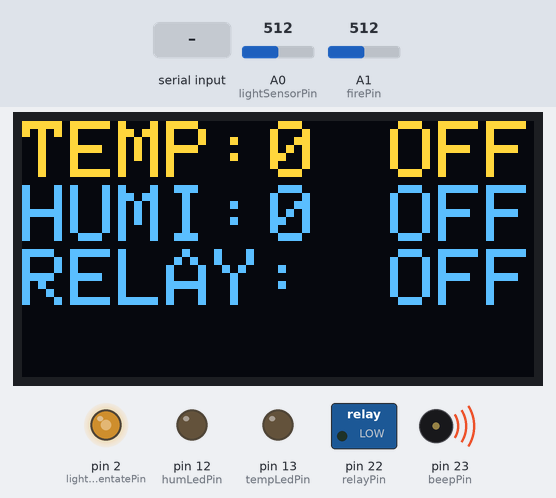
Bench run of a sketch on a simulated Arduino Mega 2560, built with avr-gcc and run on an emulated ATmega2560. On the bench: 128×64 one-colour display, switched loads named in the sketch (green lamp = pin HIGH), output pins drawn as LEDs (lit = HIGH), buzzer (waves = sounding, pin HIGH). The test bench sets the inputs (shaded band); at power-on: A1 (firePin) = 512, A0 (lightSensorPin) = 512. The OLED is the two-colour kind (top 16 rows yellow); what the sketch prints to the serial monitor is not drawn.

Above: at 1.2 s.
1.3 s: "1,90\n" received over the second serial link
At 2.1 s:
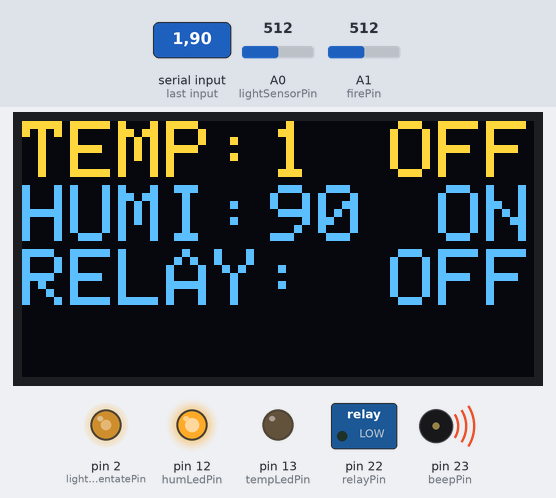
2.9 s: A1 (firePin) set to 161
4.4 s: A1 (firePin) set to 138
At 4.7 s:
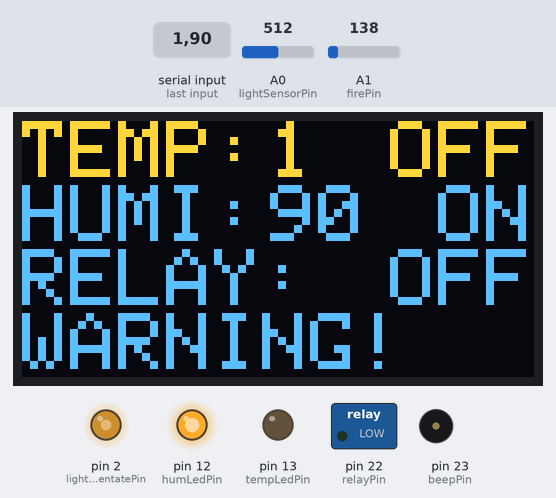
5.9 s: "90,45\n" received over the second serial link
At 6.6 s:
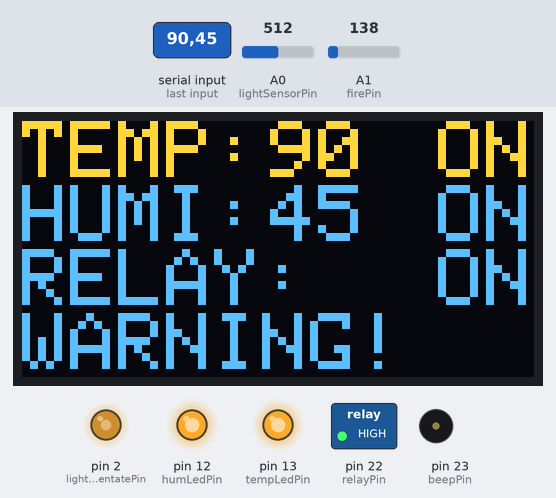
7.5 s: A0 (lightSensorPin) set to 610
At 8.4 s:
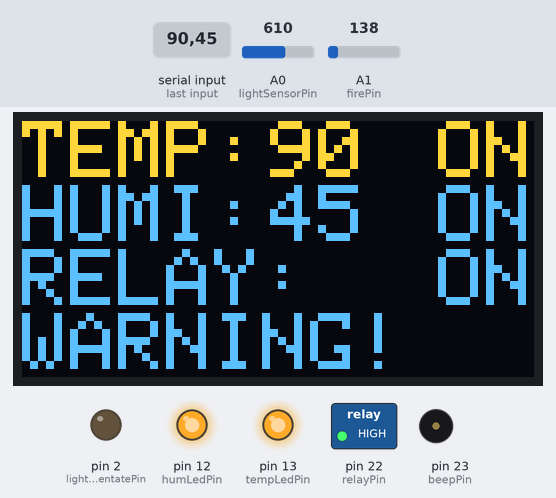
9.0 s: "1,90,45\n" received over the second serial link
At 10.2 s:
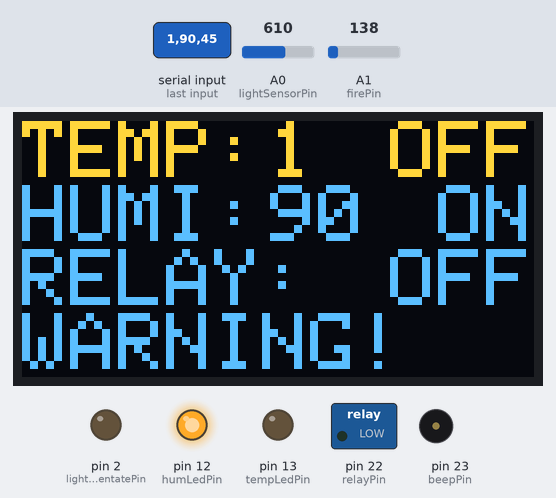
Timing chart, 0 to 11.6 s (numbered marks = the images above; inputs shaded):
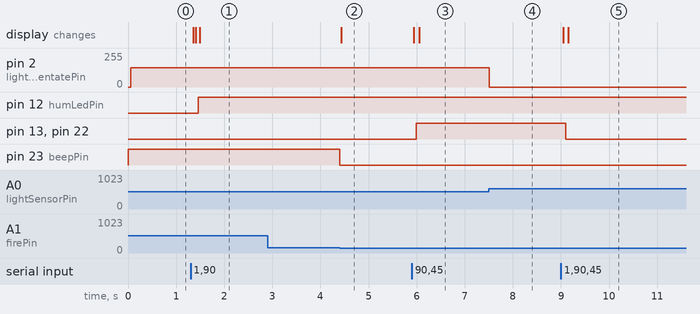

The sketch:

mega.ino
```cpp
// OLED显示屏相关库
#include <Adafruit_GFX.h>
#include <Adafruit_SSD1306.h>

// 定义相关引脚
int tempLedPin = 13;        // 温度LED
int humLedPin = 12;         // 湿度LED
int relayPin = 22;          // 继电器LED
int beepPin = 23;           // 有源蜂鸣器
int firePin = A1;           // 火焰传感器(模拟量)
int lightSensorPin = A0;    // 光敏模块(模拟量)
int lightCompentatePin = 2; // 补光LED(PWM)
// 定义相关变量
int temperature = 0;       // 温度
int humidity = 0;          // 湿度
int flameVal = 500;        // 火焰传感器模拟量 值小有火
int lightDuty = 0;         // 补光LED占空比 0~255值越大灯越亮
int lightSensorVal = 1000; // 光敏模块模拟量 0~1000值越高光线越暗
int tempThreshold = 24;    // 温度阈值
int humThreshold = 30;     // 湿度阈值
int posX = 0;              // OLED显示屏初始X坐标
int posY = 32;             // OLED显示屏初始Y坐标

// 实例化Adafruit_SSD1306
// OLED显示屏是128x64，通信采用硬件I2C(Wire)
Adafruit_SSD1306 display = Adafruit_SSD1306(128, 64, &Wire);

// 上电初始化配置函数
void setup()
{
    // 串口初始化 波特率115200
    Serial.begin(115200);  // 默认串口 直接打印在串口监视器上
    Serial1.begin(115200); // 串口1 与ESP8266全双工通信
    // 温湿度LED、继电器、补光灯、蜂鸣器引脚配置为输出模式
    pinMode(tempLedPin, OUTPUT);
    pinMode(humLedPin, OUTPUT);
    pinMode(relayPin, OUTPUT);
    pinMode(lightCompentatePin, OUTPUT);
    pinMode(beepPin, OUTPUT);
    // 火焰传感器、光敏模块引脚配置为输入模式
    pinMode(firePin, INPUT);
    pinMode(lightSensorPin, INPUT);
    // 初始化引脚电平
    digitalWrite(tempLedPin, LOW);              // 高电平点亮 熄灭
    digitalWrite(humLedPin, LOW);               // 高电平点亮 熄灭
    digitalWrite(relayPin, LOW);                // 继电器高电平导通 关闭
    digitalWrite(beepPin, HIGH);                // 有源蜂鸣器低电平触发 关闭
    analogWrite(lightCompentatePin, lightDuty); // 占空比初值为0 补光灯熄灭

    // 初始化OLED显示屏
    display.begin(SSD1306_SWITCHCAPVCC, 0x3C);
    display.clearDisplay(); // 清屏

    // 设置文本样式
    display.setTextSize(2);
    display.setTextColor(SSD1306_WHITE);
    // 菜单 温湿度继电器
    display.setCursor(0, 0);
    display.println("TEMP:");
    display.setCursor(0, 16);
    display.println("HUMI:");
    display.setCursor(0, 32);
    display.println("RELAY:");
    // 显示温湿度继电器初始化信息
    display.setCursor(62, 0);
    display.println(temperature);
    display.setCursor(62, 16);
    display.println(humidity);
    display.setCursor(92, 32);
    display.println("OFF");
    // 温湿度指示灯显示ON/OFF
    display.setCursor(92, 0);
    display.println("OFF");
    display.setCursor(92, 16);
    display.println("OFF");
    // 更新显示内容
    display.display();
    Serial.println("Arduino Mega Ready"); // 默认串口打印
}

void loop()
{
    // 读取光敏模块模拟量 值越大光线越亮
    lightSensorVal = analogRead(lightSensorPin);
    // 数值归一化为补光灯占空比
    if (lightSensorVal >= 600)
    {
        // 光线良好不需要照明
        lightDuty = 0;
        // 串口1发送开灯信息给ESP8266处理
        Serial1.println("Light OFF");
    }
    else if (lightSensorVal <= 300)
    {
        // 光线特别昏暗 补光灯占空比为1
        lightDuty = 255;
        // 串口1发送开灯信息给ESP8266处理
        Serial1.println("Light ON");
    }
    else
    {
        // 光线比较昏暗 补光灯占空比随光线动态调整
        lightDuty = map(lightSensorVal, 800, 300, 0, 255);
        // 串口1发送开灯信息给ESP8266处理
        Serial1.println("Light ON");
    }
    // 根据占空比 PWM调节补光灯亮度
    analogWrite(lightCompentatePin, lightDuty);

    // 读取火焰传感器模拟量 模拟量越小距离火源越近
    flameVal = analogRead(firePin);
    if (flameVal <= 150) // 有火
    {
        // 串口1发送消防报警信息给ESP8266处理
        Serial1.println("Warning");
        // 有源蜂鸣器报警(低电平触发)
        digitalWrite(beepPin, LOW);
        // 显示屏显示报警信息
        display.setTextColor(SSD1306_WHITE);
        display.setCursor(0, 48);
        display.println("WARNING!");
        display.display();
    }
    else
    {
        // 串口1发送消防正常信息给ESP8266处理
        Serial1.println("Normal");
        // 关闭有源蜂鸣器
        digitalWrite(beepPin, HIGH);
        // 显示器隐去报警信息
        display.setTextColor(SSD1306_BLACK);
        display.setCursor(0, 48);
        display.println("WARNING!");
        display.display();
    }

    // 串口1与ESP8266通信
    // 如果串口1接收缓冲区有信息
    if (Serial1.available() > 0)
    {
        // 把串口1接收缓冲区开头直到换行符 存储到字符串data里
        String data = Serial1.readStringUntil('\n');
        // 由于发送的温湿度数据格式是以“,”分隔开的
        // 获取“,”的下标方便做处理
        int commaIndex = data.indexOf(',');
        // 定义温湿度局部变量
        int temperature1 = 0;
        int humidity1 = 0;
        // “,”的下标大于0 说明传输正确
        if (commaIndex > 0)
        {
            // 将逗号前后的字符串转换成整型数据分别存储到温湿度局部变量里
            temperature1 = data.substring(0, commaIndex).toInt();
            humidity1 = data.substring(commaIndex + 1).toInt();
        }
        // 温湿度局部变量不等于0 说明有读取到数据
        if (temperature1 != 0 && humidity1 != 0)
        {
            // 如果温度局部变量和全局变量不一致，说明温度有更新
            // 有更新则刷新OLED上的相关数据 没有则保持不变 以免出现频闪
            if (temperature != temperature1)
            {
                // OLED隐藏显示温度信息
                display.setTextColor(SSD1306_BLACK);
                display.setCursor(62, 0);
                display.println(temperature);
                display.display();
                // 将温度全局变量更新
                temperature = temperature1;
            }
            // 如果湿度局部变量和全局变量不一致，说明湿度有更新
            if (humidity != humidity1)
            {
                // OLED隐藏显示湿度信息
                display.setTextColor(SSD1306_BLACK);
                display.setCursor(62, 16);
                display.println(humidity);
                display.display();
                // 将湿度全局变量更新
                humidity = humidity1;
            }
        }
        // 刷新显示OLED上给温湿度信息
        display.setTextColor(SSD1306_WHITE);
        display.setCursor(62, 0);
        display.println(temperature);
        display.setCursor(62, 16);
        display.println(humidity);
        display.display();
        // 默认串口打印温湿度数据到串口监视器
        Serial.print("Temperature: ");
        Serial.println(temperature);
        Serial.print("Humidity: ");
        Serial.println(humidity);
        // 温度大于等于阈值
        if (temperature >= tempThreshold)
        {
            // 点亮温度LED指示灯 默认串口打印信息
            digitalWrite(tempLedPin, HIGH);
            Serial.println("Temperature LED ON");
            // 打开继电器 串口1发送继电器状态给ESP8266处理
            digitalWrite(relayPin, HIGH);
            Serial1.println("Relay ON");
            // OLED显示 继电器信息为 ON
            display.setTextColor(SSD1306_BLACK);
            display.setCursor(92, 32);
            display.println("OFF");
            display.setTextColor(SSD1306_WHITE);
            display.setCursor(104, 32);
            display.println("ON");
            display.display();
            // OLED显示 温度LED指示灯信息为 ON
            display.setTextColor(SSD1306_BLACK);
            display.setCursor(92, 0);
            display.println("OFF");
            display.setTextColor(SSD1306_WHITE);
            display.setCursor(104, 0);
            display.println("ON");
            display.display();
        }
        // 温度小于阈值
        else
        {
            // 熄灭温度LED指示灯 默认串口打印信息
            digitalWrite(tempLedPin, LOW);
            Serial.println("Temperature LED OFF");
            // 关闭继电器 串口1发送继电器状态给ESP8266处理
            digitalWrite(relayPin, LOW);
            Serial1.println("Relay OFF");
            // OLED显示 继电器信息为 OFF
            display.setTextColor(SSD1306_BLACK);
            display.setCursor(104, 32);
            display.println("ON");
            display.setTextColor(SSD1306_WHITE);
            display.setCursor(92, 32);
            display.println("OFF");
            display.display();

            // OLED显示 温度LED指示灯信息为 OFF
            display.setTextColor(SSD1306_BLACK);
            display.setCursor(104, 0);
            display.println("ON");
            display.setTextColor(SSD1306_WHITE);
            display.setCursor(92, 0);
            display.println("OFF");
            display.display();
        }
        // 湿度大于等于阈值
        if (humidity >= humThreshold)
        {
            // 点亮湿度LED指示灯 默认串口打印信息
            digitalWrite(humLedPin, HIGH);
            Serial.println("Humidity LED ON");
            // OLED显示 湿度LED指示灯信息为 ON
            display.setTextColor(SSD1306_BLACK);
            display.setCursor(92, 16);
            display.println("OFF");
            display.setTextColor(SSD1306_WHITE);
            display.setCursor(104, 16);
            display.println("ON");
            display.display();
        }
        // 湿度小于阈值
        else
        {
            // 熄灭湿度LED指示灯 默认串口打印信息
            digitalWrite(humLedPin, LOW);
            Serial.println("Humidity LED OFF");
            // OLED显示 湿度LED指示灯信息为 OFF
            display.setTextColor(SSD1306_BLACK);
            display.setCursor(98, 16);
            display.println("ON");
            display.setTextColor(SSD1306_WHITE);
            display.setCursor(104, 16);
            display.println("OFF");
            display.display();
        }
    }
}
```

Measured:
- the behaviour switches between 151 and 150 on A1 (firePin) (found by bisection; images 1 and 2)
- after the input at 1.3 s, pin 12 (humLedPin): LOW → HIGH after 0.16 s; the display: first changes after 0.05 s (image 1 shows a later state)
- after the input at 2.9 s, every drawn part: stays the same
- after the input at 4.4 s, pin 23 (beepPin): HIGH → LOW at once; the display: changes at once (image 2)
- after the input at 5.9 s, pin 13 (tempLedPin), pin 22 (relayPin): LOW → HIGH after 0.10 s; the display: first changes at once (image 3 shows a later state)
- after the input at 7.5 s, pin 2 (lightCompentatePin): 146/255 → 0/255 at once
- after the input at 9.0 s, pin 13 (tempLedPin), pin 22 (relayPin): HIGH → LOW after 0.10 s; the display: first changes at once (image 5 shows a later state)
